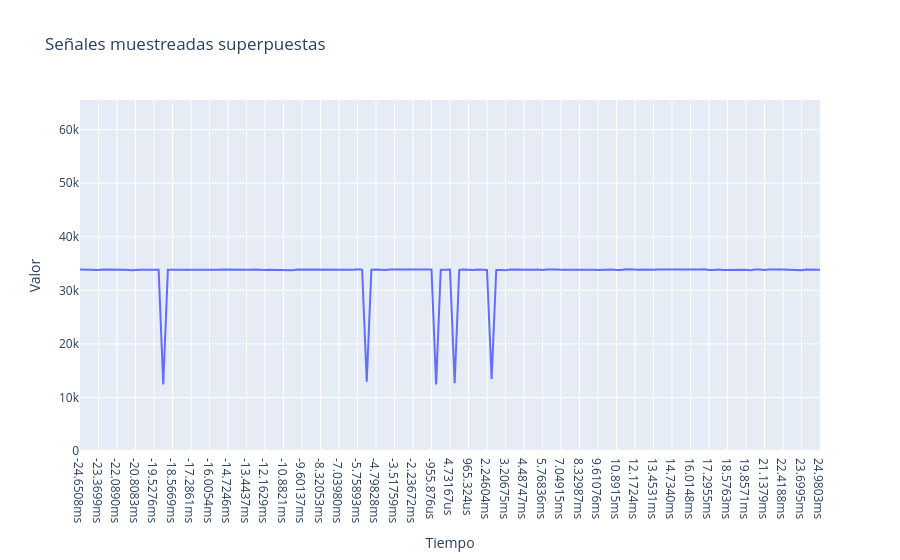

Notebook source saved alongside this figure:
### Code cell
fig = go.Figure()


# Agregamos cada señal como un trazo
fig.add_trace(go.Scatter(x = resultados_tiempos[1], y=new_arr1, mode='lines', name='Señal 1'))

# Opciones de layout
fig.update_layout(
    title='Señales muestreadas superpuestas',
    xaxis_title='Tiempo',
    yaxis_title='Valor',
   hovermode='x unified',    yaxis=dict(range=[0, 65536])
)

fig.show()

### Figure 1 — Plotly figure (JSON) as saved in the notebook; plotly's stock layout.template omitted (floating-point values rounded to 4 significant figures; data arrays with more than 128 entries replaced by an {"elided": "..."} marker saying what was removed)
{"data": [{"mode": "lines", "name": "Señal 1", "type": "scatter", "x": {"elided": "161 str values"}, "y": {"elided": "161 int values"}}], "layout": {"hovermode": "x unified", "title": {"text": "Señales muestreadas superpuestas"}, "xaxis": {"title": {"text": "Tiempo"}}, "yaxis": {"range": [0, 65536], "title": {"text": "Valor"}}}}
